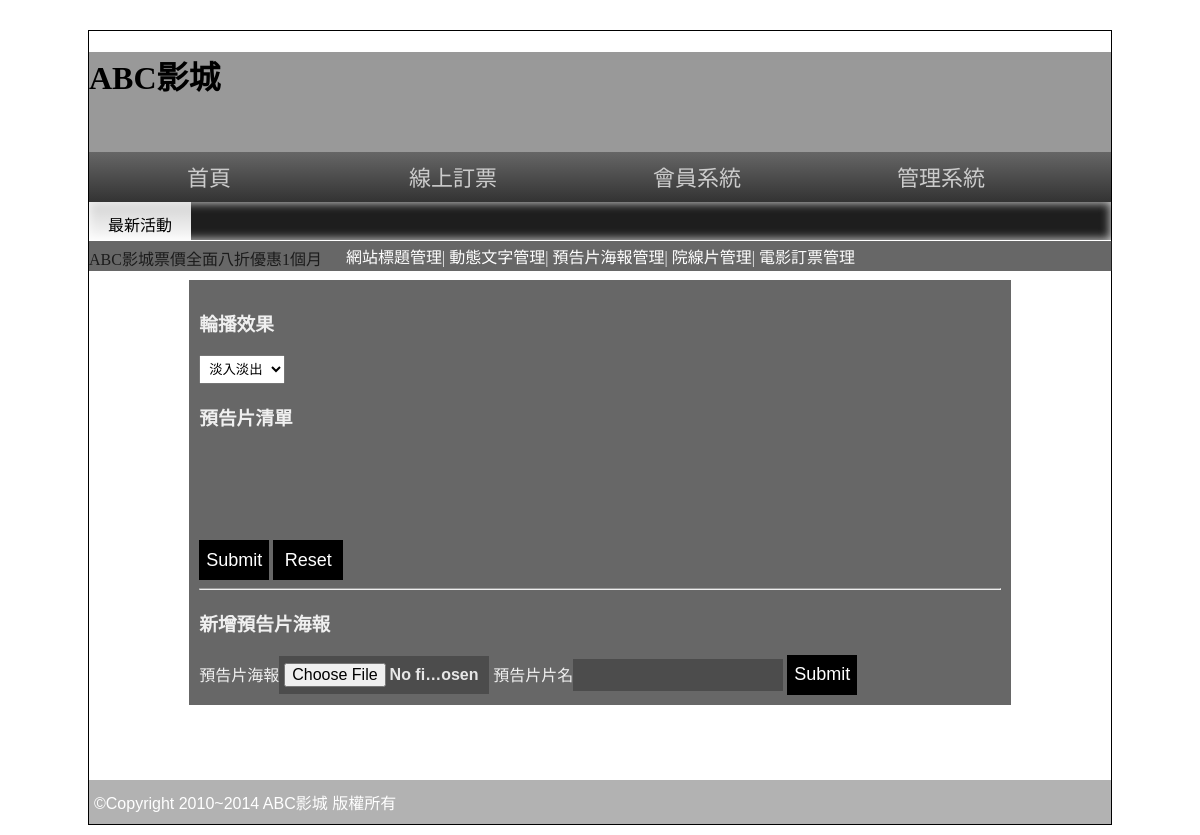
Page /admin.php?do=admin&redo=rr (signed in) on the earlier database version.
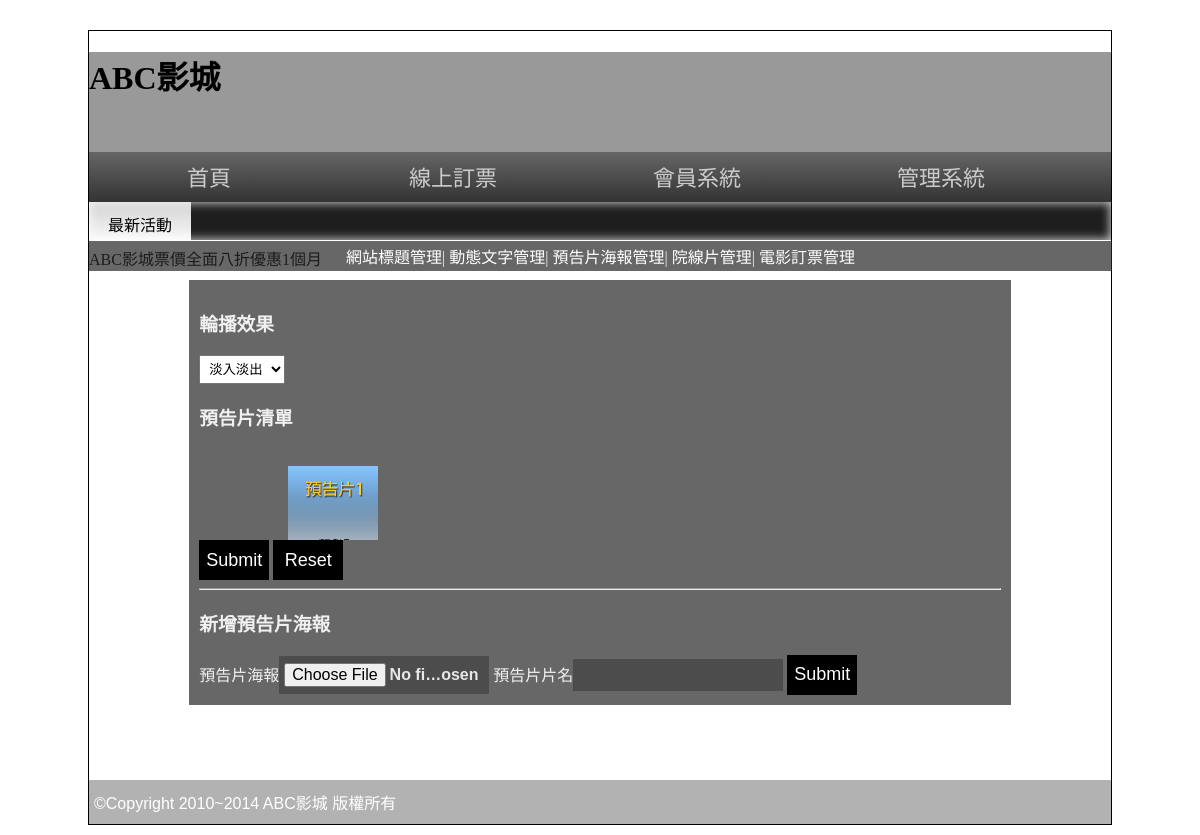
Same page on the later database version.
### tables this page shows
CREATE TABLE `post` (
  `id` int(11) NOT NULL,
  `file` text NOT NULL COMMENT '檔案',
  `text` text NOT NULL COMMENT '文字',
  `display` int(11) NOT NULL COMMENT '顯示',
  `seq` int(11) NOT NULL COMMENT '排序'
);

### sql.php (called while the page is built, shortened)
<?php
	$pdo = new PDO("mysql:host=localhost;dbname=dbxx3;charset=utf8", "root", "");
	function All($sql)
	{
		global $pdo;
		return $pdo->query($sql)->fetchAll();
	}
?>

### rr.php (the view, shortened to what this page needs)
<form action="api.php?do=post" method="post">
<div class="text-center" style="overflow-y:scroll; height:250px">
<h3 class="text-center">輪播效果</h3>
<select name="ani">
	<option value="1">淡入淡出</option>
</select>
<h3 class="text-center">預告片清單</h3>
    <?php
        $result = All("select * from post order by seq");
        foreach($result as $row)
        {
            ?>
                <input type="hidden" value="<?=$row["id"]?>" name="id[]"><br>
                預告片海報: <img src="img/<?=$row["file"]?>" height="100px"><br>
                預告片片名: <input type="text" value="<?=$row["text"]?>" name="text[]"><br>
                預告片排序: <input type="number" value="<?=$row["seq"]?>" name="seq[]"><br>
                <input type="checkbox" value="<?=$row["id"]?>" name="del[]">刪除<br>
            <?php
        }
	?>
</div>
<div class="text-center">
<input type="submit">
<input type="reset">
</div>
</form>
<hr>
<h3 class="text-center">新增預告片海報</h3>
<div class="text-center" style="overflow-y:scroll; height:40%">
	<form action="api.php?do=npost" method="post" enctype="multipart/form-data">
		預告片海報<input type="file" name="file"> 預告片片名<input type="text" name="text">
		<input type="submit">
	</form>
</div>

### admin.php (shortened to what this page needs)
<!DOCTYPE html PUBLIC "-//W3C//DTD XHTML 1.0 Transitional//EN" "http://www.w3.org/TR/xhtml1/DTD/xhtml1-transitional.dtd">
<html xmlns="http://www.w3.org/1999/xhtml">
<head>
<link rel="stylesheet" href="css/css.css">
<link href="Manage Page_files/s2.css" rel="stylesheet" type="text/css">
</head>
<?php
  include("sql.php");
?>
<body>
<div id="main">
  <div id="top" style=" background:#999 center; background-size:cover; " title="替代文字">
    <h1>ABC影城</h1>
  </div>
  <div id="top2"> <a href="index.php">首頁</a> <a href="book.php">線上訂票</a> <a href="#">會員系統</a> <a href="admin.php">管理系統</a> </div>
 <div id="text"> <span class="ct">最新活動</span>
    <marquee direction="right">
    ABC影城票價全面八折優惠1個月
    </marquee>
  </div>
  <div id="mm">
    <?php
    if(!empty($_SESSION["a"]))
    {
      ?>
      <div class="ct a rb" style="position:relative; width:101.5%; left:-1%; padding:3px; top:-9px;">
        <a href="?do=admin&redo=tit">網站標題管理</a>|
        <a href="?do=admin&redo=go">動態文字管理</a>|
        <a href="?do=admin&redo=rr">預告片海報管理</a>|
        <a href="?do=admin&redo=vv">院線片管理</a>|
        <a href="?do=admin&redo=order">電影訂票管理</a>
      </div>
      <div class="rb tab">
        <?php
          if(empty($_GET["redo"]))
            echo '<h2 class="ct">請選擇所需功能</h2>';
          else	include	$_GET["redo"].".php";
        ?>
      </div>
      <?php
    }
    ?>
  </div>
  <div id="bo"> ©Copyright 2010~2014 ABC影城 版權所有 </div>
</div>
</body>
</html>

### css/css.css (style rules this page uses)
body { background:url(../icon/b.png); font-family:微軟正黑體; }
select,select option { padding:5px; }
input[type='text'],input[type='file'],input[type='password'],textarea,.button { width:200px; font-size:16px; padding:7px 5px 7px 5px; background:#4C4C4C; color:#E7E7E7; border:none; font:Open Sans,'微軟正黑體'; font-weight:600; }
input[type='button'],input[type='submit'],input[type='reset'],button,.button { min-width:70px; min-height:40px; background:#000; color:#fff; border:none; cursor:pointer; font-size:18px; text-decoration:none; }
#main { width:1022px; min-height:766px; border:#000 1px solid; margin:30px auto 10px auto; }
#top { display:block; height:100px; }
#top2 { display:block; height:50px; background: -webkit-linear-gradient(top,#666,#333); background: -ms-linear-gradient(top,#666,#333); background: -moz-linear-gradient(top,#666,#333); background: linear-gradient(top,#666,#333); }
#top2 a { display:inline-block; width:200px; padding:12px 20px 12px 20px; text-align:center; color:#ccc; text-decoration:none; font:normal 22px/26px Open Sans,'微軟正黑體'; transition:all ease-in .3s; }
#text { display:block; height:38px; box-shadow:#CCC 0px 0px 10px 1px inset; background-color: #1e1e1e; }
#text span { width:10%; display:inline-block; padding:10px 0px 10px 0px; vertical-align:top; background: -ms-linear-gradient(top,rgba(255,255,255,0.8),rgba(255,255,255,1)); background: -webkit-linear-gradient(top,rgba(255,255,255,0.8),rgba(255,255,255,1)); background: -moz-linear-gradient(top,rgba(255,255,255,0.8),rgba(255,255,255,1)); background: linear-gradient(top,rgba(255,255,255,0.8),rgba(255,255,255,1)); }
#mm { padding:10px; min-height:520px; }
#bo { padding:10px 5px 10px 5px; min-height:20px; display:block; color:#FFF; font-family:Arial, Helvetica, sans-serif,'微軟正黑體'; font-weight:500; background:rgba(0,0,0,0.3); }
.ct { text-align:center; }
.rb { background:rgba(39,39,39,0.7); color:rgba(255,255,255,0.9); }
.tab { width:80%; display:block; margin-left:auto; margin-right:auto; min-height:100px; padding:10px; }
.a a { color:#FFF; text-decoration:none; }

Differences in the rows shown:
added post: file (picture)
